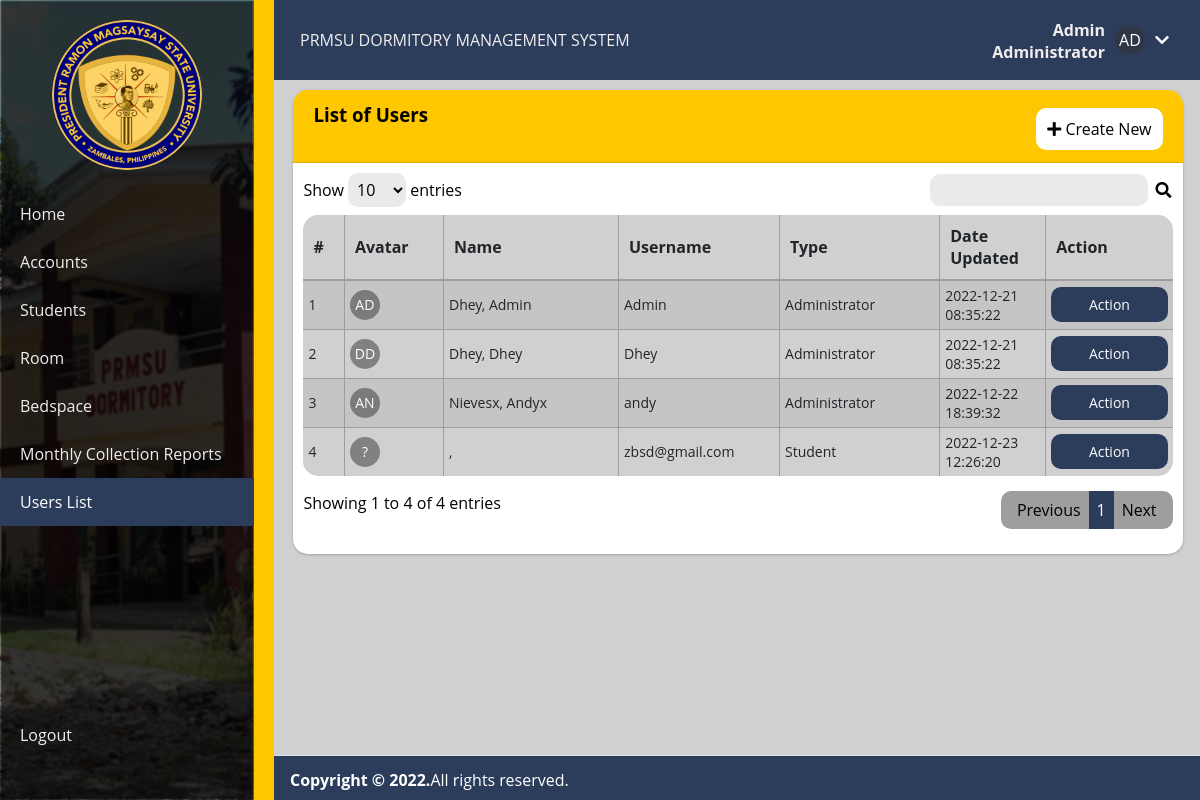
The page /admin/user_list.php (signed in) on the database as committed earlier.
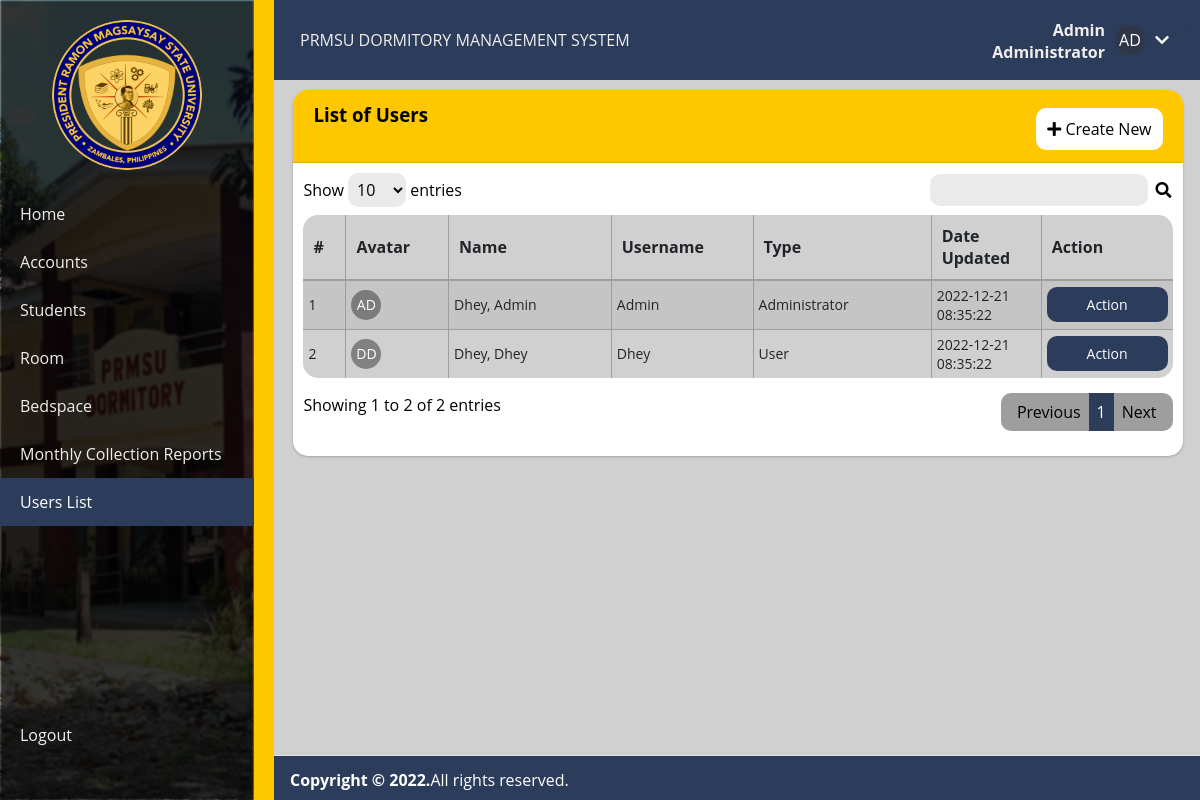
The same page on the database as committed later.
### tables this page shows
CREATE TABLE `users` (
  `id` int(11) NOT NULL,
  `username` varchar(100) NOT NULL,
  `password` varchar(100) NOT NULL,
  `type` int(11) NOT NULL DEFAULT 2,
  `status` int(1) NOT NULL DEFAULT 1,
  `delete_flag` int(1) NOT NULL,
  `date_created` datetime NOT NULL DEFAULT current_timestamp(),
  `date_updated` datetime NOT NULL DEFAULT current_timestamp()
);

### classes/db_helper.php (called while the page is built, shortened)
<?php
class db {
    public  $conn;
    public function connect(){
        $this->dbname       = db_name;
        $this->dbhost       = servername;
        $this->dbusername   = username;
        $this->dbpassword   = password;
        try{
            $this->conn = new PDO("mysql:host=$this->dbhost;dbname=$this->dbname;charset=utf8",$this->dbusername,$this->dbpassword);
            $this->conn->setAttribute(PDO::ATTR_ERRMODE, PDO::ERRMODE_EXCEPTION);
        }catch(PDOException $e){
            echo $e->getMessage();
        }
    }
    public function query($sql,$params=array()){
        $stmt   = $this->conn->prepare($sql);
        if(count($params)>0):
            foreach($params as $key => $value):
                $stmt->bindValue($key,$value);
            endforeach;
        endif;
        $stmt->execute();
        return $stmt->fetchAll(PDO::FETCH_OBJ);
    }
}
$dbhelper = new db();
?>

### config.php (called while the page is built, shortened)
<?php
require_once('classes/db_helper.php');
require_once('classes/SystemSettings.php');
require_once('classes/utils.php');
$SITE_NAME = "";
$ROOT_DIR = $_SERVER['DOCUMENT_ROOT'].$SITE_NAME;
?>

### admin/user_list.php (the view, shortened to what this page needs)
<?php
require_once('../config.php');
$result = $dbhelper->query('SELECT u.*, group_concat(m.meta_key) as meta_keys, group_concat(m.meta_value) as meta_values FROM users as u LEFT JOIN user_meta as m ON m.user_id = u.id WHERE u.status = 1 AND u.delete_flag = 0 GROUP BY u.id ORDER BY u.date_created');
$users = array();
foreach ($result as $user):
	$keys = explode(',', $user->meta_keys);
	$values = explode(',', $user->meta_values); foreach ($keys as $index => $key):
		$user->$key = $values[$index];
	endforeach;
	array_push($users, $user);
endforeach;
?>
<!DOCTYPE html>
<html>
<?php include '../inc/html-head.php'; ?>
<body>
	<div class="wrapper">
		<div class="section">
			<?php include '../inc/header.php'; ?>
		</div>
		<?php include '../inc/sidebar.php'; ?>
		<div class="content-wrapper" style="min-height:628.038px">
			<section class="content">
				<div class="container">
					<div class="card card-outline rounded-0 card-maroon">
						<div class="card-header">
							<h3 class="card-title">List of Users</h3>
							<div class="card-tools">
								<?php if(is_admin()): ?>
								<a href="/admin/users/entry.php" id="create_new" class="btn btn-flat btn-primary"><span
										class="fas fa-plus"></span> Create New</a>
								<?php endif; ?>
							</div>
						</div>
						<div class="card-body">
							<div class="container-fluid">
								<table class="table table-hover table-striped table-bordered" id="list">
									<thead>
										<tr>
											<th>#</th>
											<th style="width: 40px">Avatar</th>
											<th>Name</th>
											<th style="width: 60px">Username</th>
											<th>Type</th>
											<th>Date Updated</th>
											<th>Action</th>
										</tr>
									</thead>
									<tbody>
										<?php foreach ($users as $index => $user): ?>
										<tr>
											<td><?=++$index ?></td>
											<td><?= profile_avatar($user) ?></td>
											<td><?= $user->last_name ?? "" ?>, <?= $user->first_name ?? "" ?></td>
											<td><?= $user->username ?? "-" ?></td>
											<td><?= $user_types[$user->type] ?? "-" ?></td>
											<td><?= $user->date_created ?? "-" ?></td>
											<td>
												<div class="dropdown">
													<button class="dropbtn">Action <iclass="fa fa-chevron-down"></i></button>
												</div>
											</td>
										</tr>
										<?php endforeach; ?>
									</tbody>
								</table>
							</div>
						</div>
					</div>
				</div>
			</section>
		</div>
		<?php include '../inc/footer.php'; ?>
	</div>
</body>
</html>

### classes/utils.php (shortened to what this page needs)
<?php
    function profile_avatar($user) {
        global $ROOT_DIR;
        $initials = isset($user->first_name) ? substr(($user->first_name ?? ""), 0, 1).substr(($user->last_name ?? ""), 0, 1) : '?';
        if (!isset($user->profile_avatar) || empty($user->profile_avatar)) return "<div class='no-image'>$initials</div>";
        $is_exist = file_exists("$ROOT_DIR/img/avatars/$user->profile_avatar");
        return  $is_exist == 1 ? "<img class='profile-avatar-thumb' src='/img/avatars/$user->profile_avatar' />" : "<div class='no-image'>$initials</div>";
    }
    $user_types = array(1 => 'Administrator', 2 => "User", 3 => "Student");
    function is_admin() {
        return $_SESSION['type'] == 1;
    }
?>

Rows that differ between the two databases and show on the page:
removed users: last_name "Nievesx", first_name "Andyx", username "andy", type "Administrator", date_created "2022-12-22 18:39:32"
removed users: username "zbsd@gmail.com", type "Student", date_created "2022-12-23 12:26:20"
changed users "DD": type "Administrator" → "User"
Other text that changed with them:
text written by a page script: "Show entries Showing 1 to 4 of 4 entries Previous 1 Next" → "Show entries Showing 1 to 2 of 2 entries Previous 1 Next"
